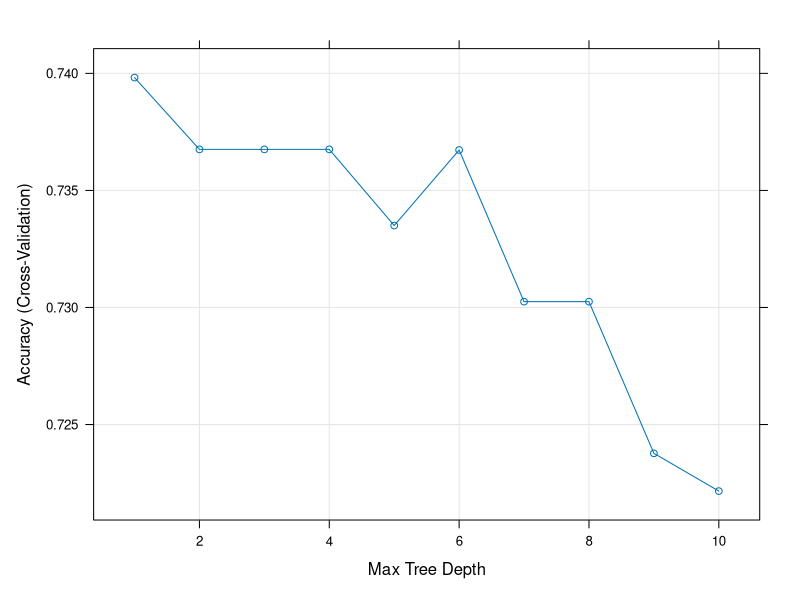
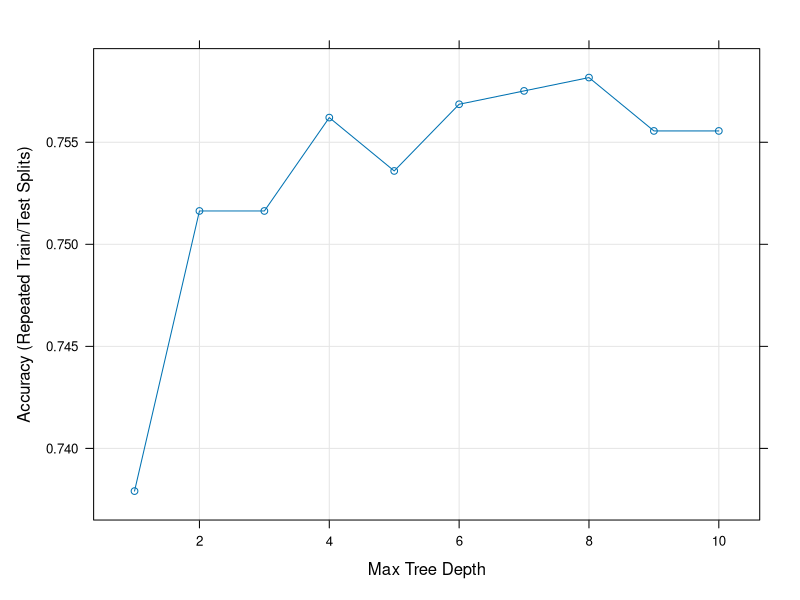

The R script that drew these images, in order:
## ---- chunk 1
knitr::opts_chunk$set(message = FALSE)
## ---- chunk 2
library(mlbench)
data(PimaIndiansDiabetes)
df <- PimaIndiansDiabetes
## ---- chunk 3
library(caret)
set.seed(2020)

names(df)[9] <- 'target'
splitIndex <- createDataPartition(df$target, p = .80,
                                  list = FALSE)
df_train <- df[ splitIndex,]
df_test <- df[-splitIndex,]
## ---- chunk 4
tuneGrid = expand.grid(maxdepth = 1:10)

trControl = trainControl(method = "cv",
                         number = 10)

tree_approach1 <- train(target~., data=df_train, 
                                method = "rpart2", 
                                trControl = trControl,
                                tuneGrid = tuneGrid)
plot(tree_approach1)
## ---- chunk 5
pred <- predict(tree_approach1, df_test)
cm <- confusionMatrix(data = pred, reference = df_test$target, positive = "pos")
cm$overall[1]
## ---- chunk 6
tuneGrid = expand.grid(maxdepth = 1:10)

trControl = trainControl(method = "LGOCV",
                         number = 10)

tree_approach2 <- train(target~., data=df_train, 
                                method = "rpart2", 
                                trControl = trControl,
                                tuneGrid = tuneGrid)

plot(tree_approach2)
## ---- chunk 7
pred2 <- predict(tree_approach2, df_test)
cm2 <- confusionMatrix(data = pred2, reference = df_test$target, positive = "pos")
cm2$overall[1]
